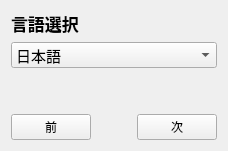
      <widget class="QWidget" name="pageLanguage">
       <layout class="QVBoxLayout" name="vLayout_0">
        <item>
         <widget class="QLabel" name="labelTitle_0">
          <property name="font"><font><pointsize>13</pointsize><bold>true</bold></font></property>
          <property name="text"><string>言語選択</string></property>
         </widget>
        </item>
        <item>
         <widget class="QComboBox" name="comboBoxLanguage">
          <property name="font"><font><pointsize>11</pointsize></font></property>
          <item><property name="text"><string>日本語</string></property></item>
          <item><property name="text"><string>英語</string></property></item>
          <item><property name="text"><string>繁体中国語</string></property></item>
          <item><property name="text"><string>簡体中国語</string></property></item>
          <item><property name="text"><string>ハングル</string></property></item>
         </widget>
        </item>
        <item><spacer name="vSpacer_0"><property name="orientation"><enum>Qt::Vertical</enum></property><property name="sizeHint" stdset="0"><size><width>20</width><height>40</height></size></property></spacer></item>
        <item>
         <layout class="QHBoxLayout" name="hNav_0">
          <item><widget class="QPushButton" name="pushButtonPrev_0"><property name="text"><string>前</string></property></widget></item>
          <item><spacer name="hSpacer_0"><property name="orientation"><enum>Qt::Horizontal</enum></property><property name="sizeHint" stdset="0"><size><width>40</width><height>20</height></size></property></spacer></item>
          <item><widget class="QPushButton" name="pushButtonNext_0"><property name="text"><string>次</string></property></widget></item>
         </layout>
        </item>
       </layout>
      </widget>
